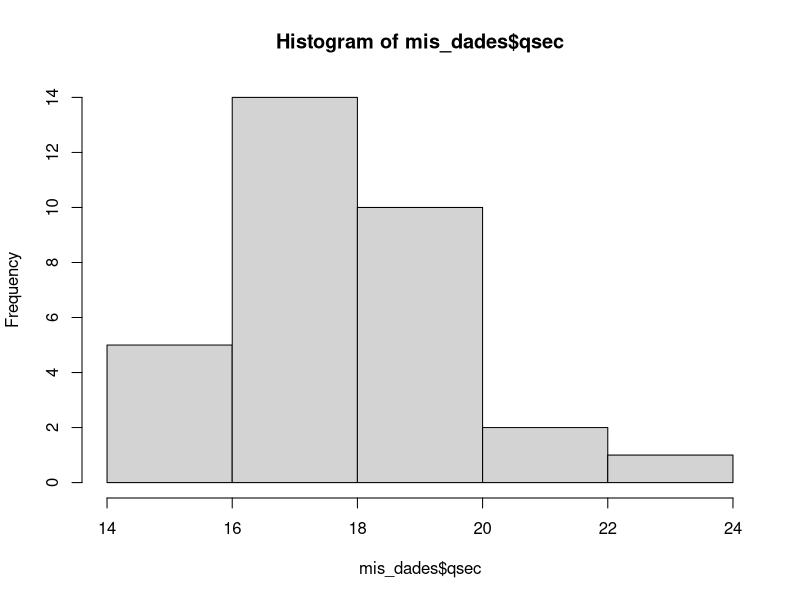
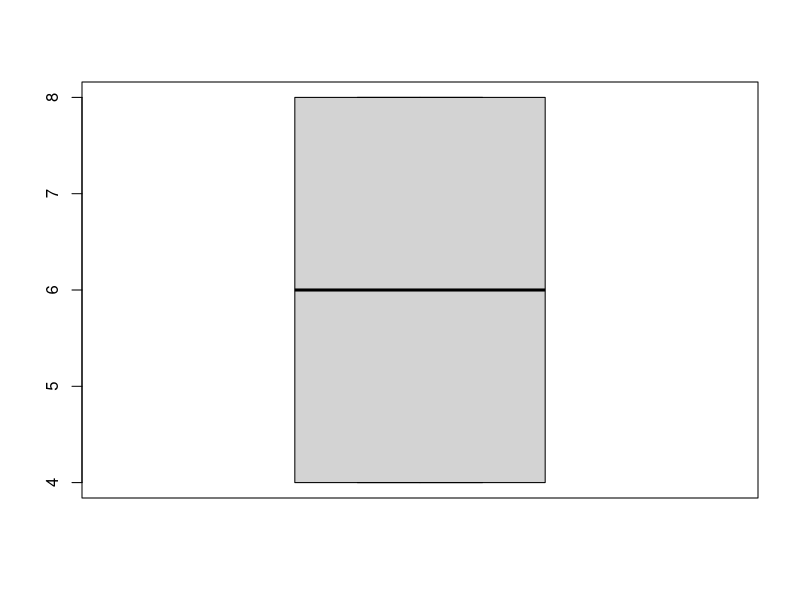

Source code (R) for these figures, in order:
#Codigo para problema 1
mis_dades <- mtcars
mis_dades
qsec_intervalos <- cut(mis_dades$qsec, breaks = 4)
qsec_intervalos
table(qsec_intervalos)
hist(mis_dades$qsec, breaks = 4)
mean(mis_dades$qsec)

mis_dades$drat
sort(mis_dades$drat)
median(mis_dades$drat)
quantile(mis_dades$drat, 0.25)
quantile(mis_dades$mpg,0.18)
ni <- table(qsec_intervalos)
fi <- ni/sum(ni)
Ni <- cumsum(ni)
Fi <- cumsum(fi)
quantile(mis_dades$cyl, 0.75)-quantile(mis_dades$cyl, 0.25)
IQR(mis_dades$cyl)
boxplot(mis_dades$cyl)
#desviacio corregida tipica
sd(mis_dades$cyl)        
#variancia corregida
var(mis_dades$qsec)
